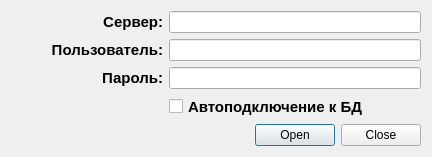
<?xml version="1.0" encoding="UTF-8"?>
<ui version="4.0">
 <class>UConnect_db</class>
 <widget class="QDialog" name="UConnect_db">
  <property name="windowModality">
   <enum>Qt::ApplicationModal</enum>
  </property>
  <property name="geometry">
   <rect>
    <x>0</x>
    <y>0</y>
    <width>432</width>
    <height>157</height>
   </rect>
  </property>
  <property name="sizePolicy">
   <sizepolicy hsizetype="Preferred" vsizetype="Fixed">
    <horstretch>0</horstretch>
    <verstretch>0</verstretch>
   </sizepolicy>
  </property>
  <property name="minimumSize">
   <size>
    <width>0</width>
    <height>157</height>
   </size>
  </property>
  <property name="maximumSize">
   <size>
    <width>16777215</width>
    <height>157</height>
   </size>
  </property>
  <property name="windowTitle">
   <string>Подключение к базе данных</string>
  </property>
  <property name="windowIcon">
   <iconset resource="../Res.qrc">
    <normaloff>:/icons/Icons/Data_settings.ico</normaloff>:/icons/Icons/Data_settings.ico</iconset>
  </property>
  <property name="modal">
   <bool>true</bool>
  </property>
  <layout class="QVBoxLayout" name="mainlLayout">
   <item>
    <layout class="QHBoxLayout" name="inputLayout" stretch="0,0">
     <item>
      <spacer name="horizontalSpacer">
       <property name="orientation">
        <enum>Qt::Horizontal</enum>
       </property>
       <property name="sizeType">
        <enum>QSizePolicy::Minimum</enum>
       </property>
       <property name="sizeHint" stdset="0">
        <size>
         <width>40</width>
         <height>20</height>
        </size>
       </property>
      </spacer>
     </item>
     <item>
      <layout class="QGridLayout" name="gridLayout">
       <item row="0" column="1">
        <widget class="QLineEdit" name="ed_Hostname">
         <property name="font">
          <font>
           <pointsize>9</pointsize>
          </font>
         </property>
         <property name="text">
          <string/>
         </property>
        </widget>
       </item>
       <item row="1" column="0">
        <widget class="QLabel" name="lbl_Login">
         <property name="font">
          <font>
           <pointsize>11</pointsize>
           <weight>75</weight>
           <bold>true</bold>
          </font>
         </property>
         <property name="text">
          <string>Пользователь:</string>
         </property>
         <property name="alignment">
          <set>Qt::AlignRight|Qt::AlignTrailing|Qt::AlignVCenter</set>
         </property>
         <property name="buddy">
          <cstring>ed_user</cstring>
         </property>
        </widget>
       </item>
       <item row="1" column="1">
        <widget class="QLineEdit" name="ed_user">
         <property name="font">
          <font>
           <pointsize>9</pointsize>
          </font>
         </property>
         <property name="text">
          <string/>
         </property>
        </widget>
       </item>
       <item row="2" column="1">
        <widget class="QLineEdit" name="ed_Pass">
         <property name="font">
          <font>
           <pointsize>9</pointsize>
          </font>
         </property>
         <property name="text">
          <string/>
         </property>
         <property name="echoMode">
          <enum>QLineEdit::Password</enum>
         </property>
        </widget>
       </item>
       <item row="0" column="0">
        <widget class="QLabel" name="lbl_Hostname">
         <property name="font">
          <font>
           <pointsize>11</pointsize>
           <weight>75</weight>
           <bold>true</bold>
          </font>
         </property>
         <property name="text">
          <string>Сервер:</string>
         </property>
         <property name="textFormat">
          <enum>Qt::AutoText</enum>
         </property>
         <property name="alignment">
          <set>Qt::AlignRight|Qt::AlignTrailing|Qt::AlignVCenter</set>
         </property>
         <property name="buddy">
          <cstring>ed_Hostname</cstring>
         </property>
        </widget>
       </item>
       <item row="2" column="0">
        <widget class="QLabel" name="lbl_Password">
         <property name="font">
          <font>
           <pointsize>11</pointsize>
           <weight>75</weight>
           <bold>true</bold>
          </font>
         </property>
         <property name="text">
          <string>Пароль:</string>
         </property>
         <property name="alignment">
          <set>Qt::AlignRight|Qt::AlignTrailing|Qt::AlignVCenter</set>
         </property>
         <property name="buddy">
          <cstring>ed_Pass</cstring>
         </property>
        </widget>
       </item>
       <item row="3" column="1">
        <widget class="QCheckBox" name="cbx_Autoconnect">
         <property name="sizePolicy">
          <sizepolicy hsizetype="Minimum" vsizetype="Minimum">
           <horstretch>0</horstretch>
           <verstretch>0</verstretch>
          </sizepolicy>
         </property>
         <property name="minimumSize">
          <size>
           <width>0</width>
           <height>0</height>
          </size>
         </property>
         <property name="maximumSize">
          <size>
           <width>16777215</width>
           <height>16777215</height>
          </size>
         </property>
         <property name="font">
          <font>
           <pointsize>11</pointsize>
           <weight>75</weight>
           <bold>true</bold>
          </font>
         </property>
         <property name="text">
          <string>Автоподключение к БД</string>
         </property>
         <property name="shortcut">
          <string/>
         </property>
         <property name="checkable">
          <bool>true</bool>
         </property>
         <property name="checked">
          <bool>false</bool>
         </property>
        </widget>
       </item>
      </layout>
     </item>
    </layout>
   </item>
   <item>
    <widget class="QDialogButtonBox" name="bbox_Connect">
     <property name="orientation">
      <enum>Qt::Horizontal</enum>
     </property>
     <property name="standardButtons">
      <set>QDialogButtonBox::Close|QDialogButtonBox::Open</set>
     </property>
     <property name="centerButtons">
      <bool>false</bool>
     </property>
    </widget>
   </item>
  </layout>
 </widget>
 <resources>
  <include location="../Res.qrc"/>
 </resources>
 <connections>
  <connection>
   <sender>bbox_Connect</sender>
   <signal>accepted()</signal>
   <receiver>UConnect_db</receiver>
   <slot>accept()</slot>
   <hints>
    <hint type="sourcelabel">
     <x>248</x>
     <y>254</y>
    </hint>
    <hint type="destinationlabel">
     <x>157</x>
     <y>274</y>
    </hint>
   </hints>
  </connection>
  <connection>
   <sender>bbox_Connect</sender>
   <signal>rejected()</signal>
   <receiver>UConnect_db</receiver>
   <slot>reject()</slot>
   <hints>
    <hint type="sourcelabel">
     <x>316</x>
     <y>260</y>
    </hint>
    <hint type="destinationlabel">
     <x>286</x>
     <y>274</y>
    </hint>
   </hints>
  </connection>
 </connections>
</ui>
